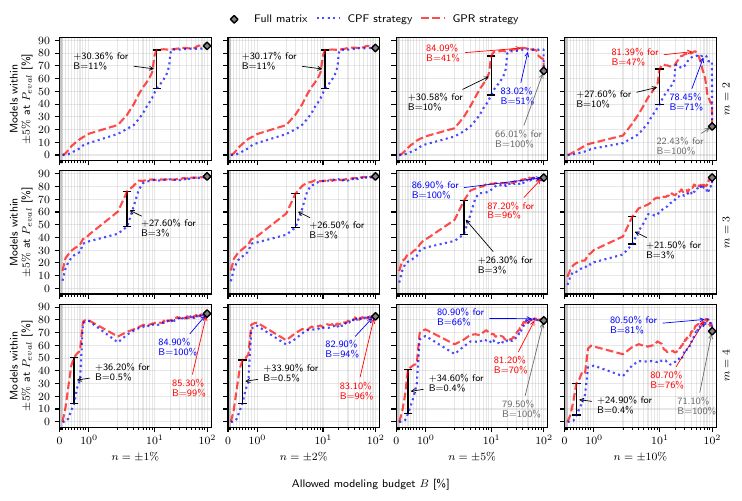

Here is the Python script that generated this plot:
import json
import os
import matplotlib
from matplotlib import pyplot as plt
import numpy as np
import argparse
from natsort import natsorted
from matplotlib.ticker import ScalarFormatter
from matplotlib.ticker import AutoMinorLocator, MultipleLocator

def read_json_file(file_path):
    with open(file_path, 'r') as file:
        data = json.load(file)
    return data

def find_files(folder_path):
    file_list = []
    for root, dirs, files in os.walk(folder_path):
        for file in files:
            file_path = os.path.join(root, file)
            file_list.append(file_path)
    return file_list

def main():
    
    # Create the argument parser
    parser = argparse.ArgumentParser(description='Plotting tool for analysis.')

    # Add the argument
    parser.add_argument('--name', type=str, help='Set name of the plot.', required=False)
    parser.add_argument('--reps', type=int, default=4, help='Set the number of repetitions per measurement point.', required=False)

    # Parse the command-line arguments
    args = parser.parse_args()
    
    reps = args.reps
        
    if args.name:
        plot_name = args.name+".pdf"
    else:
        plot_name = "paper_plot_gpr_only.pdf"
    
    path_1 = "2_parameter/1_noise/final/analysis_results"
    path_2 = "2_parameter/2_noise/final/analysis_results"
    path_5 = "2_parameter/5_noise/final/analysis_results"
    path_10 = "2_parameter/10_noise/final/analysis_results"
    
    path_1_3 = "3_parameter/1_noise/final/analysis_results"
    path_2_3 = "3_parameter/2_noise/final/analysis_results"
    path_5_3 = "3_parameter/5_noise/final/analysis_results"
    path_10_3 = "3_parameter/10_noise/final/analysis_results"
    
    path_1_4 = "4_parameter/1_noise/final/analysis_results"
    path_2_4 = "4_parameter/2_noise/final/analysis_results"
    path_5_4 = "4_parameter/5_noise/final/analysis_results"
    path_10_4 = "4_parameter/10_noise/final/analysis_results"
    
    files_1 = find_files(path_1)
    files_2 = find_files(path_2)
    files_5 = find_files(path_5)
    files_10 = find_files(path_10)
    
    files_1_3 = find_files(path_1_3)
    files_2_3 = find_files(path_2_3)
    files_5_3 = find_files(path_5_3)
    files_10_3 = find_files(path_10_3)
    
    files_1_4 = find_files(path_1_4)
    files_2_4 = find_files(path_2_4)
    files_5_4 = find_files(path_5_4)
    files_10_4 = find_files(path_10_4)
    
    x_values = []
    full_values_1 = []
    generic_values_1 = []
    gpr_values_1 = []
    hybrid_values_1 = []
    
    full_values_2 = []
    generic_values_2 = []
    gpr_values_2 = []
    hybrid_values_2 = []
    
    full_values_5 = []
    generic_values_5 = []
    gpr_values_5 = []
    hybrid_values_5 = []
    
    full_values_10 = []
    generic_values_10 = []
    gpr_values_10 = []
    hybrid_values_10 = []
    
    x_values_3 = []
    full_values_1_3 = []
    generic_values_1_3 = []
    gpr_values_1_3 = []
    hybrid_values_1_3 = []
    
    full_values_2_3 = []
    generic_values_2_3 = []
    gpr_values_2_3 = []
    hybrid_values_2_3 = []
    
    full_values_5_3 = []
    generic_values_5_3 = []
    gpr_values_5_3 = []
    hybrid_values_5_3 = []
    
    full_values_10_3 = []
    generic_values_10_3 = []
    gpr_values_10_3 = []
    hybrid_values_10_3 = []
    
    x_values_4 = []
    full_values_1_4 = []
    generic_values_1_4 = []
    gpr_values_1_4 = []
    hybrid_values_1_4 = []
    
    full_values_2_4 = []
    generic_values_2_4 = []
    gpr_values_2_4 = []
    hybrid_values_2_4 = []
    
    full_values_5_4 = []
    generic_values_5_4 = []
    gpr_values_5_4 = []
    hybrid_values_5_4 = []
    
    full_values_10_4 = []
    generic_values_10_4 = []
    gpr_values_10_4 = []
    hybrid_values_10_4 = []

    generic_costs = []
    gpr_costs = []
    hybrid_costs = []

    points_generic = []
    points_gpr = []
    points_hybrid = []

    base_point_costs = []
    base_points = []
    
    all_points = []

    files_1 = natsorted(files_1)
    files_2 = natsorted(files_2)
    files_5 = natsorted(files_5)
    files_10 = natsorted(files_10)
    
    files_1_3 = natsorted(files_1_3)
    files_2_3 = natsorted(files_2_3)
    files_5_3 = natsorted(files_5_3)
    files_10_3 = natsorted(files_10_3)
    
    files_1_4 = natsorted(files_1_4)
    files_2_4 = natsorted(files_2_4)
    files_5_4 = natsorted(files_5_4)
    files_10_4 = natsorted(files_10_4)


    for i in range(len(files_1)):
        json_file_path = files_1[i]
        json_data = read_json_file(json_file_path)

        x_values.append(json_data["budget"])
        full_values_1.append(json_data["percentage_bucket_counter_full"]["5"])
        generic_values_1.append(json_data["percentage_bucket_counter_generic"]["5"])
        gpr_values_1.append(json_data["percentage_bucket_counter_gpr"]["5"])
        hybrid_values_1.append(json_data["percentage_bucket_counter_hybrid"]["5"])

        generic_costs.append(json_data["mean_budget_generic"])
        gpr_costs.append(json_data["mean_budget_gpr"])
        hybrid_costs.append(json_data["mean_budget_hybrid"])

        points_generic.append(json_data["mean_add_points_generic"])
        points_gpr.append(json_data["mean_add_points_gpr"])
        points_hybrid.append(json_data["mean_add_points_hybrid"])
        
        all_points.append(25*reps)

        base_point_costs.append(json_data["base_point_cost"])

        base_points.append(json_data["min_points"])
        
    for i in range(len(files_2)):
        json_file_path = files_2[i]
        json_data = read_json_file(json_file_path)

        #x_values.append(json_data["budget"])
        full_values_2.append(json_data["percentage_bucket_counter_full"]["5"])
        generic_values_2.append(json_data["percentage_bucket_counter_generic"]["5"])
        gpr_values_2.append(json_data["percentage_bucket_counter_gpr"]["5"])
        hybrid_values_2.append(json_data["percentage_bucket_counter_hybrid"]["5"])

        generic_costs.append(json_data["mean_budget_generic"])
        gpr_costs.append(json_data["mean_budget_gpr"])
        hybrid_costs.append(json_data["mean_budget_hybrid"])

        points_generic.append(json_data["mean_add_points_generic"])
        points_gpr.append(json_data["mean_add_points_gpr"])
        points_hybrid.append(json_data["mean_add_points_hybrid"])
        
        #all_points.append(25*reps)
        #base_point_costs.append(json_data["base_point_cost"])
        #base_points.append(json_data["min_points"])
        
    for i in range(len(files_5)):
        json_file_path = files_5[i]
        json_data = read_json_file(json_file_path)

        #x_values.append(json_data["budget"])
        full_values_5.append(json_data["percentage_bucket_counter_full"]["5"])
        generic_values_5.append(json_data["percentage_bucket_counter_generic"]["5"])
        gpr_values_5.append(json_data["percentage_bucket_counter_gpr"]["5"])
        hybrid_values_5.append(json_data["percentage_bucket_counter_hybrid"]["5"])

        generic_costs.append(json_data["mean_budget_generic"])
        gpr_costs.append(json_data["mean_budget_gpr"])
        hybrid_costs.append(json_data["mean_budget_hybrid"])

        points_generic.append(json_data["mean_add_points_generic"])
        points_gpr.append(json_data["mean_add_points_gpr"])
        points_hybrid.append(json_data["mean_add_points_hybrid"])
        
        #all_points.append(25*reps)
        #base_point_costs.append(json_data["base_point_cost"])
        #base_points.append(json_data["min_points"])
        
    for i in range(len(files_10)):
        json_file_path = files_10[i]
        json_data = read_json_file(json_file_path)

        #x_values.append(json_data["budget"])
        full_values_10.append(json_data["percentage_bucket_counter_full"]["5"])
        generic_values_10.append(json_data["percentage_bucket_counter_generic"]["5"])
        gpr_values_10.append(json_data["percentage_bucket_counter_gpr"]["5"])
        hybrid_values_10.append(json_data["percentage_bucket_counter_hybrid"]["5"])

        generic_costs.append(json_data["mean_budget_generic"])
        gpr_costs.append(json_data["mean_budget_gpr"])
        hybrid_costs.append(json_data["mean_budget_hybrid"])

        points_generic.append(json_data["mean_add_points_generic"])
        points_gpr.append(json_data["mean_add_points_gpr"])
        points_hybrid.append(json_data["mean_add_points_hybrid"])
        
        #all_points.append(25*reps)
        #base_point_costs.append(json_data["base_point_cost"])
        #base_points.append(json_data["min_points"])
        
        
    for i in range(len(files_1_3)):
        json_file_path = files_1_3[i]
        json_data = read_json_file(json_file_path)

        #x_values.append(json_data["budget"])
        full_values_1_3.append(json_data["percentage_bucket_counter_full"]["5"])
        generic_values_1_3.append(json_data["percentage_bucket_counter_generic"]["5"])
        gpr_values_1_3.append(json_data["percentage_bucket_counter_gpr"]["5"])
        hybrid_values_1_3.append(json_data["percentage_bucket_counter_hybrid"]["5"])
        
    for i in range(len(files_2_3)):
        json_file_path = files_2_3[i]
        json_data = read_json_file(json_file_path)

        #x_values.append(json_data["budget"])
        full_values_2_3.append(json_data["percentage_bucket_counter_full"]["5"])
        generic_values_2_3.append(json_data["percentage_bucket_counter_generic"]["5"])
        gpr_values_2_3.append(json_data["percentage_bucket_counter_gpr"]["5"])
        hybrid_values_2_3.append(json_data["percentage_bucket_counter_hybrid"]["5"])
        
    for i in range(len(files_5_3)):
        json_file_path = files_5_3[i]
        json_data = read_json_file(json_file_path)

        #x_values.append(json_data["budget"])
        full_values_5_3.append(json_data["percentage_bucket_counter_full"]["5"])
        generic_values_5_3.append(json_data["percentage_bucket_counter_generic"]["5"])
        gpr_values_5_3.append(json_data["percentage_bucket_counter_gpr"]["5"])
        hybrid_values_5_3.append(json_data["percentage_bucket_counter_hybrid"]["5"])
        
    for i in range(len(files_10_3)):
        json_file_path = files_10_3[i]
        json_data = read_json_file(json_file_path)

        #x_values.append(json_data["budget"])
        full_values_10_3.append(json_data["percentage_bucket_counter_full"]["5"])
        generic_values_10_3.append(json_data["percentage_bucket_counter_generic"]["5"])
        gpr_values_10_3.append(json_data["percentage_bucket_counter_gpr"]["5"])
        hybrid_values_10_3.append(json_data["percentage_bucket_counter_hybrid"]["5"])
        
    
    for i in range(len(files_1_4)):
        json_file_path = files_1_4[i]
        json_data = read_json_file(json_file_path)

        #x_values.append(json_data["budget"])
        full_values_1_4.append(json_data["percentage_bucket_counter_full"]["5"])
        generic_values_1_4.append(json_data["percentage_bucket_counter_generic"]["5"])
        gpr_values_1_4.append(json_data["percentage_bucket_counter_gpr"]["5"])
        hybrid_values_1_4.append(json_data["percentage_bucket_counter_hybrid"]["5"])
        
    for i in range(len(files_2_4)):
        json_file_path = files_2_4[i]
        json_data = read_json_file(json_file_path)

        #x_values.append(json_data["budget"])
        full_values_2_4.append(json_data["percentage_bucket_counter_full"]["5"])
        generic_values_2_4.append(json_data["percentage_bucket_counter_generic"]["5"])
        gpr_values_2_4.append(json_data["percentage_bucket_counter_gpr"]["5"])
        hybrid_values_2_4.append(json_data["percentage_bucket_counter_hybrid"]["5"])
        
    for i in range(len(files_5_4)):
        json_file_path = files_5_4[i]
        json_data = read_json_file(json_file_path)

        #x_values.append(json_data["budget"])
        full_values_5_4.append(json_data["percentage_bucket_counter_full"]["5"])
        generic_values_5_4.append(json_data["percentage_bucket_counter_generic"]["5"])
        gpr_values_5_4.append(json_data["percentage_bucket_counter_gpr"]["5"])
        hybrid_values_5_4.append(json_data["percentage_bucket_counter_hybrid"]["5"])
        
    for i in range(len(files_10_4)):
        json_file_path = files_10_4[i]
        json_data = read_json_file(json_file_path)

        #x_values.append(json_data["budget"])
        full_values_10_4.append(json_data["percentage_bucket_counter_full"]["5"])
        generic_values_10_4.append(json_data["percentage_bucket_counter_generic"]["5"])
        gpr_values_10_4.append(json_data["percentage_bucket_counter_gpr"]["5"])
        hybrid_values_10_4.append(json_data["percentage_bucket_counter_hybrid"]["5"])
    
    y_values_list_acc_1 = [
        full_values_1 ,
        generic_values_1 ,
        gpr_values_1 ,
        #hybrid_values_1
    ]
    y_values_list_acc_2 = [
        full_values_2,
        generic_values_2,
        gpr_values_2,
        #hybrid_values_2
    ]
    y_values_list_acc_5 = [
        full_values_5,
        generic_values_5,
        gpr_values_5,
        #hybrid_values_5
    ]
    y_values_list_acc_10 = [
        full_values_10,
        generic_values_10,
        gpr_values_10,
        #hybrid_values_10
    ]
    
    y_values_list_acc_1_3 = [
        full_values_1_3 ,
        generic_values_1_3 ,
        gpr_values_1_3 ,
        #hybrid_values_1_3
    ]
    y_values_list_acc_2_3 = [
        full_values_2_3,
        generic_values_2_3,
        gpr_values_2_3,
        #hybrid_values_2_3
    ]
    y_values_list_acc_5_3 = [
        full_values_5_3,
        generic_values_5_3,
        gpr_values_5_3,
        #hybrid_values_5_3
    ]
    y_values_list_acc_10_3 = [
        full_values_10_3,
        generic_values_10_3,
        gpr_values_10_3,
        #hybrid_values_10_3
    ]
    
    
    y_values_list_acc_1_4 = [
        full_values_1_4 ,
        generic_values_1_4 ,
        gpr_values_1_4 ,
        #hybrid_values_1_4
    ]
    y_values_list_acc_2_4 = [
        full_values_2_4,
        generic_values_2_4,
        gpr_values_2_4,
        #hybrid_values_2_4
    ]
    y_values_list_acc_5_4 = [
        full_values_5_4,
        generic_values_5_4,
        gpr_values_5_4,
        #hybrid_values_5_4
    ]
    y_values_list_acc_10_4 = [
        full_values_10_4,
        generic_values_10_4,
        gpr_values_10_4,
        #hybrid_values_10_4
    ]
    
    y_values_list_cost = [
        generic_costs,
        gpr_costs,
        hybrid_costs,
        base_point_costs
    ]
    y_values_list_points = [
        all_points,
        points_generic,
        points_gpr,
        points_hybrid,
        base_points
    ]
    
    labels_acc = ['Full matrix', 'CPF strategy', 'GPR strategy', 'Hybrid strategy']
    labels_cost = ['CPF strategy', 'GPR strategy', 'Hybrid strategy', 'Min. modeling requirement $\\bar{b}_{min}$']
    labels_points = ['All available points', 'CPF strategy', 'GPR strategy', 'Hybrid strategy', 'Min. points required $\\bar{p}_{min}$']

    SMALL_SIZE = 8
    MEDIUM_SIZE = 10
    BIGGER_SIZE = 12

    plt.rc('font', size=SMALL_SIZE)          # controls default text sizes
    plt.rc('axes', titlesize=SMALL_SIZE)     # fontsize of the axes title
    plt.rc('axes', labelsize=8)    # fontsize of the x and y labels
    plt.rc('xtick', labelsize=SMALL_SIZE)    # fontsize of the tick labels
    plt.rc('ytick', labelsize=SMALL_SIZE)    # fontsize of the tick labels
    plt.rc('legend', fontsize=8)    # legend fontsize
    plt.rc('figure', titlesize=BIGGER_SIZE)  # fontsize of the figure title

    plt.rcParams.update({
        "text.usetex": True,
        "font.family": "sans-serif",
        #"font.sans-serif": "Helvetica",
        "font.size": 12
    })
    
    # create the figure environment including subplots
    cm = 1/2.54 
    fig, ((ax1, ax2, ax3, ax4), (ax5, ax6, ax7, ax8), (ax9, ax10, ax11, ax12)) = plt.subplots(3, 4, figsize=(18.5*cm, 11*cm), sharex=True, sharey=True)
    
    # plot the accuracy of bucket 5 and n=1%
    ls=["-",'dotted','--',':','-']
    lw = [1,1.5,1.5,4,1.5]
    ax1.set_xscale("symlog")
    ax1.set_xlim(0.1, 120)
    style_counter = 0
    zorders=[5,4,3,2,1]
    colors=["gray", "blue", "red", "orange", "yellow"]
    for y_values, label, color in zip(y_values_list_acc_1, labels_acc, colors):
        if style_counter == 0:
            ax1.scatter(100, y_values[len(y_values)-1], s=15, label=label, marker="D", linestyle = 'None', zorder=10, edgecolor="black", facecolor=colors[style_counter])
        else:
            ax1.plot(x_values, y_values, label=label, linestyle=ls[style_counter], linewidth=lw[style_counter], alpha=0.7, color=colors[style_counter], zorder=zorders[style_counter])
        style_counter += 1
    ax1.grid(alpha=0.3, which='major')
    ax1.grid(alpha=0.3, which='minor')
    ax1.set_yticks(np.arange(0, 100, 10))
    ax1.set_xticks([0.1,0.2,0.3,0.4,0.5,0.6,0.7,0.8,0.9,1,2,3,4,5,6,7,8,8,9,10,20,30,40,50,60,70,80,90,100])
    #ax1.set_xlabel('$n=1\%$')
    ax1.set_ylabel('Models within\n $\pm5\%$ at $P_{eval}$ [\%]')
    
    # plot the accuracy of bucket 5 and n=2%
    ls=["-",'dotted','--',':','-']
    lw = [1,1.5,1.5,4,1.5]
    ax2.set_xscale("symlog")
    ax2.set_xlim(0.1, 120)
    style_counter = 0
    zorders=[5,4,3,2,1]
    colors=["gray", "blue", "red", "orange", "yellow"]
    for y_values, label, color in zip(y_values_list_acc_2, labels_acc, colors):
        if style_counter == 0:
            ax2.scatter(100, y_values[len(y_values)-1], s=15, label=label, marker="D", linestyle = 'None', zorder=10, edgecolor="black", facecolor=colors[style_counter])
        else:
            ax2.plot(x_values, y_values, label=label, linestyle=ls[style_counter], linewidth=lw[style_counter], alpha=0.7, color=colors[style_counter], zorder=zorders[style_counter])
        style_counter += 1
    ax2.grid(alpha=0.3, which='major')
    ax2.grid(alpha=0.3, which='minor')
    ax2.set_yticks(np.arange(0, 100, 10))
    ax2.set_xticks([0.1,0.2,0.3,0.4,0.5,0.6,0.7,0.8,0.9,1,2,3,4,5,6,7,8,8,9,10,20,30,40,50,60,70,80,90,100])
    #ax2.set_xlabel('$n=2\%$')
    
    # plot the accuracy of bucket 5 and n=5%
    ls=["-",'dotted','--',':','-']
    lw = [1,1.5,1.5,4,1.5]
    ax3.set_xscale("symlog")
    ax3.set_xlim(0.1, 120)
    style_counter = 0
    zorders=[5,4,3,2,1]
    colors=["gray", "blue", "red", "orange", "yellow"]
    for y_values, label, color in zip(y_values_list_acc_5, labels_acc, colors):
        if style_counter == 0:
            ax3.scatter(100, y_values[len(y_values)-1], s=15, label=label, marker="D", linestyle = 'None', zorder=10, edgecolor="black", facecolor=colors[style_counter])
        else:
            ax3.plot(x_values, y_values, label=label, linestyle=ls[style_counter], linewidth=lw[style_counter], alpha=0.7, color=colors[style_counter], zorder=zorders[style_counter])
        style_counter += 1
    #ax3.fill_between(x_values, y_values_list_acc_5[1], y_values_list_acc_5[2], color="green", where=np.array(y_values_list_acc_5[2]) > np.array(y_values_list_acc_5[1]), alpha=0.4, label='GPR better than CPF', hatch="x", interpolate=True)
    #ax3.fill_between(x_values, y_values_list_acc_5[2], y_values_list_acc_5[1], color="red", where=np.array(y_values_list_acc_5[2]) < np.array(y_values_list_acc_5[1]), alpha=0.4, label='GPR worse than CPF', hatch="+", zorder=5, interpolate=True)
    ax3.grid(alpha=0.3, which='major')
    ax3.grid(alpha=0.3, which='minor')
    ax3.set_yticks(np.arange(0, 100, 10))
    ax3.set_xticks([0.1,0.2,0.3,0.4,0.5,0.6,0.7,0.8,0.9,1,2,3,4,5,6,7,8,8,9,10,20,30,40,50,60,70,80,90,100])
    #ax3.set_xlabel('$n=5\%$')
    #ax3.set_ylabel('Models within $\pm15\%$ at $P_{eval}$ [%]')
    #ax3.legend(loc="lower right", prop={'size': 8})
    
    # plot the accuracy of bucket 5 and n=10%
    ls=["-",'dotted','--',':','-']
    lw = [1,1.5,1.5,4,1.5]
    ax4.set_xscale("symlog")
    ax4.set_xlim(0.1, 120)
    style_counter = 0
    zorders=[5,4,3,2,1]
    colors=["gray", "blue", "red", "orange", "yellow"]
    for y_values, label, color in zip(y_values_list_acc_10, labels_acc, colors):
        if style_counter == 0:
            ax4.scatter(100, y_values[len(y_values)-1], s=15, label=label, marker="D", linestyle = 'None', zorder=10, edgecolor="black", facecolor=colors[style_counter])
        else:
            ax4.plot(x_values, y_values, label=label, linestyle=ls[style_counter], linewidth=lw[style_counter], alpha=0.7, color=colors[style_counter], zorder=zorders[style_counter])
        style_counter += 1
    #ax4.fill_between(x_values, y_values_list_acc_10[1], y_values_list_acc_10[2], color="green", where=np.array(y_values_list_acc_10[2]) > np.array(y_values_list_acc_10[1]), alpha=0.4, label='GPR better than CPF', hatch="x", interpolate=True)
    #ax4.fill_between(x_values, y_values_list_acc_10[2], y_values_list_acc_10[1], color="red", where=np.array(y_values_list_acc_10[2]) < np.array(y_values_list_acc_10[1]), alpha=0.4, label='GPR worse than CPF', hatch="+", zorder=5, interpolate=True)
    ax4.grid(alpha=0.3, which='major')
    ax4.grid(alpha=0.3, which='minor')
    ax4.set_yticks(np.arange(0, 100, 10))
    ax4.set_xticks([0.1,0.2,0.3,0.4,0.5,0.6,0.7,0.8,0.9,1,2,3,4,5,6,7,8,8,9,10,20,30,40,50,60,70,80,90,100])
    #ax4.set_xlabel('$n=10\%$')
    #ax4.set_ylabel('Models within $\pm20\%$ at $P_{eval}$ [%]')
    #ax4.legend(loc="lower right", prop={'size': 8})
    ax42 = ax4.twinx() 
    ax42.set_ylabel("$m=2$")
    ax42.tick_params(right = False)
    ax42.set_yticks([])
    
    # plot the accuracy of bucket 5 and n=1%
    ls=["-",'dotted','--',':','-']
    lw = [1,1.5,1.5,4,1.5]
    ax5.set_xscale("symlog")
    ax5.set_xlim(0.1, 120)
    style_counter = 0
    zorders=[5,4,3,2,1]
    colors=["gray", "blue", "red", "orange", "yellow"]
    for y_values, label, color in zip(y_values_list_acc_1_3, labels_acc, colors):
        if style_counter == 0:
            ax5.scatter(100, y_values[len(y_values)-1], s=15, label=label, marker="D", linestyle = 'None', zorder=10, edgecolor="black", facecolor=colors[style_counter])
        else:
            ax5.plot(x_values, y_values, label=label, linestyle=ls[style_counter], linewidth=lw[style_counter], alpha=0.7, color=colors[style_counter], zorder=zorders[style_counter])
        style_counter += 1
    ax5.grid(alpha=0.3, which='major')
    ax5.grid(alpha=0.3, which='minor')
    ax5.set_yticks(np.arange(0, 100, 10))
    ax5.set_xticks([0.1,0.2,0.3,0.4,0.5,0.6,0.7,0.8,0.9,1,2,3,4,5,6,7,8,8,9,10,20,30,40,50,60,70,80,90,100])
    #ax5.set_xlabel('$n=1\%$')
    ax5.set_ylabel('Models within\n $\pm5\%$ at $P_{eval}$ [\%]')
    
    ls=["-",'dotted','--',':','-']
    lw = [1,1.5,1.5,4,1.5]
    ax6.set_xscale("symlog")
    ax6.set_xlim(0.1, 120)
    style_counter = 0
    zorders=[5,4,3,2,1]
    colors=["gray", "blue", "red", "orange", "yellow"]
    for y_values, label, color in zip(y_values_list_acc_2_3, labels_acc, colors):
        if style_counter == 0:
            ax6.scatter(100, y_values[len(y_values)-1], s=15, label=label, marker="D", linestyle = 'None', zorder=10, edgecolor="black", facecolor=colors[style_counter])
        else:
            ax6.plot(x_values, y_values, label=label, linestyle=ls[style_counter], linewidth=lw[style_counter], alpha=0.7, color=colors[style_counter], zorder=zorders[style_counter])
        style_counter += 1
    ax6.grid(alpha=0.3, which='major')
    ax6.grid(alpha=0.3, which='minor')
    ax6.set_yticks(np.arange(0, 100, 10))
    ax6.set_xticks([0.1,0.2,0.3,0.4,0.5,0.6,0.7,0.8,0.9,1,2,3,4,5,6,7,8,8,9,10,20,30,40,50,60,70,80,90,100])
    #ax6.set_xlabel('$n=2\%$')
    
    ls=["-",'dotted','--',':','-']
    lw = [1,1.5,1.5,4,1.5]
    ax7.set_xscale("symlog")
    ax7.set_xlim(0.1, 120)
    style_counter = 0
    zorders=[5,4,3,2,1]
    colors=["gray", "blue", "red", "orange", "yellow"]
    for y_values, label, color in zip(y_values_list_acc_5_3, labels_acc, colors):
        if style_counter == 0:
            ax7.scatter(100, y_values[len(y_values)-1], s=15, label=label, marker="D", linestyle = 'None', zorder=10, edgecolor="black", facecolor=colors[style_counter])
        else:
            ax7.plot(x_values, y_values, label=label, linestyle=ls[style_counter], linewidth=lw[style_counter], alpha=0.7, color=colors[style_counter], zorder=zorders[style_counter])
        style_counter += 1
    ax7.grid(alpha=0.3, which='major')
    ax7.grid(alpha=0.3, which='minor')
    ax7.set_yticks(np.arange(0, 100, 10))
    ax7.set_xticks([0.1,0.2,0.3,0.4,0.5,0.6,0.7,0.8,0.9,1,2,3,4,5,6,7,8,8,9,10,20,30,40,50,60,70,80,90,100])
    #ax7.set_xlabel('$n=5\%$')
    
    ls=["-",'dotted','--',':','-']
    lw = [1,1.5,1.5,4,1.5]
    ax8.set_xscale("symlog")
    ax8.set_xlim(0.1, 120)
    style_counter = 0
    zorders=[5,4,3,2,1]
    colors=["gray", "blue", "red", "orange", "yellow"]
    for y_values, label, color in zip(y_values_list_acc_10_3, labels_acc, colors):
        if style_counter == 0:
            ax8.scatter(100, y_values[len(y_values)-1], s=15, label=label, marker="D", linestyle = 'None', zorder=10, edgecolor="black", facecolor=colors[style_counter])
        else:
            ax8.plot(x_values, y_values, label=label, linestyle=ls[style_counter], linewidth=lw[style_counter], alpha=0.7, color=colors[style_counter], zorder=zorders[style_counter])
        style_counter += 1
    ax8.grid(alpha=0.3, which='major')
    ax8.grid(alpha=0.3, which='minor')
    ax8.set_yticks(np.arange(0, 100, 10))
    ax8.set_xticks([0.1,0.2,0.3,0.4,0.5,0.6,0.7,0.8,0.9,1,2,3,4,5,6,7,8,8,9,10,20,30,40,50,60,70,80,90,100])
    #ax8.set_xlabel('$n=10\%$')
    ax82 = ax8.twinx() 
    ax82.set_ylabel("$m=3$")
    ax82.tick_params(right = False)
    ax82.set_yticks([])
    
    # plot the accuracy of bucket 5 and n=1%
    ls=["-",'dotted','--',':','-']
    lw = [1,1.5,1.5,4,1.5]
    ax9.set_xscale("symlog")
    ax9.set_xlim(0.1, 120)
    style_counter = 0
    zorders=[5,4,3,2,1]
    colors=["gray", "blue", "red", "orange", "yellow"]
    for y_values, label, color in zip(y_values_list_acc_1_4, labels_acc, colors):
        if style_counter == 0:
            ax9.scatter(100, y_values[len(y_values)-1], s=15, label=label, marker="D", linestyle = 'None', zorder=10, edgecolor="black", facecolor=colors[style_counter])
        else:
            ax9.plot(x_values, y_values, label=label, linestyle=ls[style_counter], linewidth=lw[style_counter], alpha=0.7, color=colors[style_counter], zorder=zorders[style_counter])
        style_counter += 1
    ax9.grid(alpha=0.3, which='major')
    ax9.grid(alpha=0.3, which='minor')
    ax9.set_yticks(np.arange(0, 100, 10))
    ax9.set_xticks([0.1,0.2,0.3,0.4,0.5,0.6,0.7,0.8,0.9,1,2,3,4,5,6,7,8,8,9,10,20,30,40,50,60,70,80,90,100])
    ax9.set_xlabel('$n=\pm1\%$')
    ax9.set_ylabel('Models within\n $\pm5\%$ at $P_{eval}$ [\%]')
    
    ls=["-",'dotted','--',':','-']
    lw = [1,1.5,1.5,4,1.5]
    ax10.set_xscale("symlog")
    ax10.set_xlim(0.1, 120)
    style_counter = 0
    zorders=[5,4,3,2,1]
    colors=["gray", "blue", "red", "orange", "yellow"]
    for y_values, label, color in zip(y_values_list_acc_2_4, labels_acc, colors):
        if style_counter == 0:
            ax10.scatter(100, y_values[len(y_values)-1], s=15, label=label, marker="D", linestyle = 'None', zorder=10, edgecolor="black", facecolor=colors[style_counter])
        else:
            ax10.plot(x_values, y_values, label=label, linestyle=ls[style_counter], linewidth=lw[style_counter], alpha=0.7, color=colors[style_counter], zorder=zorders[style_counter])
        style_counter += 1
    ax10.grid(alpha=0.3, which='major')
    ax10.grid(alpha=0.3, which='minor')
    ax10.set_yticks(np.arange(0, 100, 10))
    ax10.set_xticks([0.1,0.2,0.3,0.4,0.5,0.6,0.7,0.8,0.9,1,2,3,4,5,6,7,8,8,9,10,20,30,40,50,60,70,80,90,100])
    ax10.set_xlabel('$n=\pm2\%$')
    
    ls=["-",'dotted','--',':','-']
    lw = [1,1.5,1.5,4,1.5]
    ax11.set_xscale("symlog")
    ax11.set_xlim(0.1, 120)
    style_counter = 0
    zorders=[5,4,3,2,1]
    colors=["gray", "blue", "red", "orange", "yellow"]
    for y_values, label, color in zip(y_values_list_acc_5_4, labels_acc, colors):
        if style_counter == 0:
            ax11.scatter(100, y_values[len(y_values)-1], s=15, label=label, marker="D", linestyle = 'None', zorder=10, edgecolor="black", facecolor=colors[style_counter])
        else:
            ax11.plot(x_values, y_values, label=label, linestyle=ls[style_counter], linewidth=lw[style_counter], alpha=0.7, color=colors[style_counter], zorder=zorders[style_counter])
        style_counter += 1
    ax11.grid(alpha=0.3, which='major')
    ax11.grid(alpha=0.3, which='minor')
    ax11.set_yticks(np.arange(0, 100, 10))
    ax11.set_xticks([0.1,0.2,0.3,0.4,0.5,0.6,0.7,0.8,0.9,1,2,3,4,5,6,7,8,8,9,10,20,30,40,50,60,70,80,90,100])
    ax11.set_xlabel('$n=\pm5\%$')
    
    ls=["-",'dotted','--',':','-']
    lw = [1,1.5,1.5,4,1.5]
    ax12.set_xscale("symlog")
    ax12.set_xlim(0.1, 120)
    style_counter = 0
    zorders=[5,4,3,2,1]
    colors=["gray", "blue", "red", "orange", "yellow"]
    for y_values, label, color in zip(y_values_list_acc_10_4, labels_acc, colors):
        if style_counter == 0:
            ax12.scatter(100, y_values[len(y_values)-1], s=15, label=label, marker="D", linestyle = 'None', zorder=10, edgecolor="black", facecolor=colors[style_counter])
        else:
            ax12.plot(x_values, y_values, label=label, linestyle=ls[style_counter], linewidth=lw[style_counter], alpha=0.7, color=colors[style_counter], zorder=zorders[style_counter])
        style_counter += 1
    ax12.set_yticks(np.arange(0, 100, 10))
    ax12.set_xticks([0, 1, 10, 100])
    ax12.set_xlabel('$n=\pm10\%$')
    locmin = matplotlib.ticker.LogLocator(base=10.0, subs=(0.1,0.2,0.3,0.4,0.5,0.6, 0.7, 0.8, 0.9 )) 
    ax12.xaxis.set_minor_locator(locmin)
    ax12.xaxis.set_minor_formatter(matplotlib.ticker.NullFormatter())
    ax12.grid(alpha=0.3, which='major')
    ax12.grid(alpha=0.3, which='minor')
    ax122 = ax12.twinx() 
    ax122.set_ylabel("$m=4$")
    ax122.tick_params(right = False)
    ax122.set_yticks([])
    
    handles, labels = ax1.get_legend_handles_labels()
    fig.legend(handles, labels, loc='upper center', ncol=4, bbox_to_anchor=(0.5, 1.065), frameon=False, fontsize=8, columnspacing=0.8)
    
    fig.text(0.5, -0.05, 'Allowed modeling budget $B$ [\%]', ha='center', fontsize=8)
    
    fig.tight_layout(pad=0.2)
    plt.savefig(plot_name, bbox_inches="tight")
    plt.show()
    plt.close()

if __name__ == '__main__':
    main()